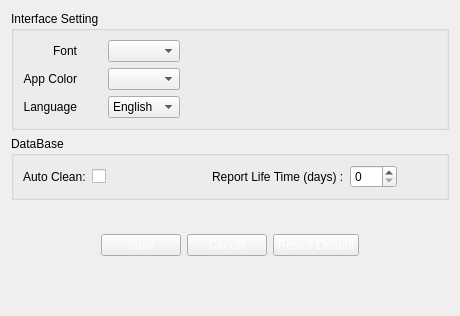
             <widget class="QWidget" name="settingpage_general_tab">
              <attribute name="title">
               <string>General</string>
              </attribute>
              <layout class="QGridLayout" name="gridLayout_4">
               <item row="0" column="0">
                <widget class="QGroupBox" name="groupBox">
                 <property name="title">
                  <string>Interface Setting</string>
                 </property>
                 <layout class="QGridLayout" name="gridLayout_10">
                  <item row="0" column="3">
                   <spacer name="horizontalSpacer_17">
                    <property name="orientation">
                     <enum>Qt::Horizontal</enum>
                    </property>
                    <property name="sizeHint" stdset="0">
                     <size>
                      <width>40</width>
                      <height>20</height>
                     </size>
                    </property>
                   </spacer>
                  </item>
                  <item row="1" column="0">
                   <widget class="QLabel" name="label_25">
                    <property name="text">
                     <string>App Color</string>
                    </property>
                    <property name="alignment">
                     <set>Qt::AlignRight|Qt::AlignTrailing|Qt::AlignVCenter</set>
                    </property>
                   </widget>
                  </item>
                  <item row="2" column="2">
                   <widget class="QComboBox" name="settingpage_general_language_combobox">
                    <item>
                     <property name="text">
                      <string>English</string>
                     </property>
                    </item>
                    <item>
                     <property name="text">
                      <string>Persian</string>
                     </property>
                    </item>
                   </widget>
                  </item>
                  <item row="1" column="2">
                   <widget class="QComboBox" name="settingpage_general_color_combobox"/>
                  </item>
                  <item row="0" column="2">
                   <widget class="QComboBox" name="settingpage_general_font_combobox"/>
                  </item>
                  <item row="2" column="0">
                   <widget class="QLabel" name="label_30">
                    <property name="text">
                     <string>Language</string>
                    </property>
                    <property name="alignment">
                     <set>Qt::AlignRight|Qt::AlignTrailing|Qt::AlignVCenter</set>
                    </property>
                   </widget>
                  </item>
                  <item row="0" column="0">
                   <widget class="QLabel" name="label_23">
                    <property name="text">
                     <string>Font</string>
                    </property>
                    <property name="alignment">
                     <set>Qt::AlignRight|Qt::AlignTrailing|Qt::AlignVCenter</set>
                    </property>
                   </widget>
                  </item>
                  <item row="0" column="1">
                   <spacer name="horizontalSpacer_32">
                    <property name="orientation">
                     <enum>Qt::Horizontal</enum>
                    </property>
                    <property name="sizeType">
                     <enum>QSizePolicy::Maximum</enum>
                    </property>
                    <property name="sizeHint" stdset="0">
                     <size>
                      <width>25</width>
                      <height>20</height>
                     </size>
                    </property>
                   </spacer>
                  </item>
                 </layout>
                </widget>
               </item>
               <item row="3" column="0">
                <spacer name="verticalSpacer_7">
                 <property name="orientation">
                  <enum>Qt::Vertical</enum>
                 </property>
                 <property name="sizeHint" stdset="0">
                  <size>
                   <width>20</width>
                   <height>40</height>
                  </size>
                 </property>
                </spacer>
               </item>
               <item row="1" column="0">
                <widget class="QGroupBox" name="groupBox_5">
                 <property name="title">
                  <string>DataBase</string>
                 </property>
                 <layout class="QGridLayout" name="gridLayout_11">
                  <item row="1" column="4">
                   <widget class="QLabel" name="label_32">
                    <property name="styleSheet">
                     <string notr="true">max-width: 300px;</string>
                    </property>
                    <property name="text">
                     <string>Report Life Time (days) :</string>
                    </property>
                   </widget>
                  </item>
                  <item row="1" column="5">
                   <widget class="QSpinBox" name="spinBox_2">
                    <property name="maximum">
                     <number>365</number>
                    </property>
                   </widget>
                  </item>
                  <item row="1" column="6">
                   <spacer name="horizontalSpacer_23">
                    <property name="orientation">
                     <enum>Qt::Horizontal</enum>
                    </property>
                    <property name="sizeHint" stdset="0">
                     <size>
                      <width>40</width>
                      <height>20</height>
                     </size>
                    </property>
                   </spacer>
                  </item>
                  <item row="1" column="1">
                   <widget class="QCheckBox" name="checkBox">
                    <property name="enabled">
                     <bool>true</bool>
                    </property>
                    <property name="styleSheet">
                     <string notr="true"/>
                    </property>
                    <property name="text">
                     <string/>
                    </property>
                    <property name="checkable">
                     <bool>true</bool>
                    </property>
                    <property name="checked">
                     <bool>false</bool>
                    </property>
                    <property name="tristate">
                     <bool>false</bool>
                    </property>
                   </widget>
                  </item>
                  <item row="1" column="2">
                   <spacer name="horizontalSpacer_21">
                    <property name="orientation">
                     <enum>Qt::Horizontal</enum>
                    </property>
                    <property name="sizeType">
                     <enum>QSizePolicy::Maximum</enum>
                    </property>
                    <property name="sizeHint" stdset="0">
                     <size>
                      <width>100</width>
                      <height>20</height>
                     </size>
                    </property>
                   </spacer>
                  </item>
                  <item row="1" column="0">
                   <widget class="QLabel" name="label_31">
                    <property name="text">
                     <string>Auto Clean:</string>
                    </property>
                   </widget>
                  </item>
                 </layout>
                </widget>
               </item>
               <item row="2" column="0">
                <widget class="QFrame" name="horizontalFrame_3">
                 <property name="styleSheet">
                  <string notr="true">color: #ffffff;</string>
                 </property>
                 <layout class="QHBoxLayout" name="horizontalLayout_21">
                  <property name="topMargin">
                   <number>28</number>
                  </property>
                  <item>
                   <spacer name="horizontalSpacer_26">
                    <property name="orientation">
                     <enum>Qt::Horizontal</enum>
                    </property>
                    <property name="sizeHint" stdset="0">
                     <size>
                      <width>40</width>
                      <height>20</height>
                     </size>
                    </property>
                   </spacer>
                  </item>
                  <item>
                   <widget class="QPushButton" name="pushButton_12">
                    <property name="text">
                     <string>Save</string>
                    </property>
                   </widget>
                  </item>
                  <item>
                   <widget class="QPushButton" name="pushButton_11">
                    <property name="text">
                     <string>Cancel</string>
                    </property>
                   </widget>
                  </item>
                  <item>
                   <widget class="QPushButton" name="pushButton_10">
                    <property name="text">
                     <string>Restor Defualt</string>
                    </property>
                   </widget>
                  </item>
                  <item>
                   <spacer name="horizontalSpacer_27">
                    <property name="orientation">
                     <enum>Qt::Horizontal</enum>
                    </property>
                    <property name="sizeHint" stdset="0">
                     <size>
                      <width>40</width>
                      <height>20</height>
                     </size>
                    </property>
                   </spacer>
                  </item>
                 </layout>
                </widget>
               </item>
              </layout>
             </widget>
